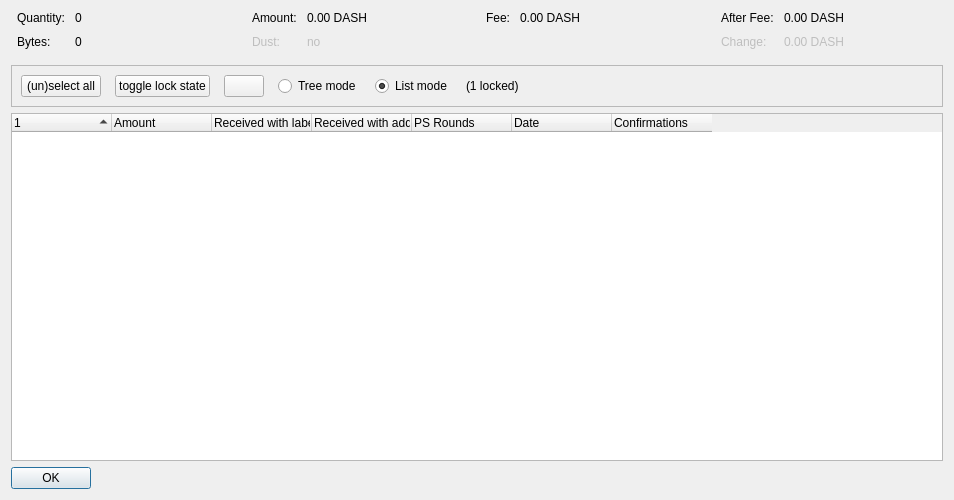
<?xml version="1.0" encoding="UTF-8"?>
<ui version="4.0">
 <class>CoinControlDialog</class>
 <widget class="QDialog" name="CoinControlDialog">
  <property name="geometry">
   <rect>
    <x>0</x>
    <y>0</y>
    <width>954</width>
    <height>500</height>
   </rect>
  </property>
  <property name="windowTitle">
   <string>Coin Selection</string>
  </property>
  <layout class="QVBoxLayout" name="verticalLayout">
   <item>
    <layout class="QHBoxLayout" name="horizontalLayoutTop" stretch="0,0,0,0">
     <property name="topMargin">
      <number>0</number>
     </property>
     <property name="bottomMargin">
      <number>10</number>
     </property>
     <item>
      <layout class="QFormLayout" name="formLayoutCoinControl1">
       <property name="horizontalSpacing">
        <number>10</number>
       </property>
       <property name="verticalSpacing">
        <number>10</number>
       </property>
       <property name="leftMargin">
        <number>6</number>
       </property>
       <property name="rightMargin">
        <number>6</number>
       </property>
       <item row="0" column="0">
        <widget class="QLabel" name="labelCoinControlQuantityText">
         <property name="text">
          <string>Quantity:</string>
         </property>
        </widget>
       </item>
       <item row="0" column="1">
        <widget class="QLabel" name="labelCoinControlQuantity">
         <property name="cursor">
          <cursorShape>IBeamCursor</cursorShape>
         </property>
         <property name="contextMenuPolicy">
          <enum>Qt::ActionsContextMenu</enum>
         </property>
         <property name="text">
          <string notr="true">0</string>
         </property>
         <property name="textInteractionFlags">
          <set>Qt::LinksAccessibleByMouse|Qt::TextSelectableByKeyboard|Qt::TextSelectableByMouse</set>
         </property>
        </widget>
       </item>
       <item row="1" column="0">
        <widget class="QLabel" name="labelCoinControlBytesText">
         <property name="text">
          <string>Bytes:</string>
         </property>
        </widget>
       </item>
       <item row="1" column="1">
        <widget class="QLabel" name="labelCoinControlBytes">
         <property name="cursor">
          <cursorShape>IBeamCursor</cursorShape>
         </property>
         <property name="contextMenuPolicy">
          <enum>Qt::ActionsContextMenu</enum>
         </property>
         <property name="text">
          <string notr="true">0</string>
         </property>
         <property name="textInteractionFlags">
          <set>Qt::LinksAccessibleByMouse|Qt::TextSelectableByKeyboard|Qt::TextSelectableByMouse</set>
         </property>
        </widget>
       </item>
      </layout>
     </item>
     <item>
      <layout class="QFormLayout" name="formLayoutCoinControl2">
       <property name="horizontalSpacing">
        <number>10</number>
       </property>
       <property name="verticalSpacing">
        <number>10</number>
       </property>
       <property name="leftMargin">
        <number>6</number>
       </property>
       <property name="rightMargin">
        <number>6</number>
       </property>
       <item row="0" column="0">
        <widget class="QLabel" name="labelCoinControlAmountText">
         <property name="text">
          <string>Amount:</string>
         </property>
        </widget>
       </item>
       <item row="0" column="1">
        <widget class="QLabel" name="labelCoinControlAmount">
         <property name="cursor">
          <cursorShape>IBeamCursor</cursorShape>
         </property>
         <property name="contextMenuPolicy">
          <enum>Qt::ActionsContextMenu</enum>
         </property>
         <property name="text">
          <string notr="true">0.00 DASH</string>
         </property>
         <property name="textInteractionFlags">
          <set>Qt::LinksAccessibleByMouse|Qt::TextSelectableByKeyboard|Qt::TextSelectableByMouse</set>
         </property>
        </widget>
       </item>
       <item row="1" column="0">
        <widget class="QLabel" name="labelCoinControlLowOutputText">
         <property name="enabled">
          <bool>false</bool>
         </property>
         <property name="text">
          <string>Dust:</string>
         </property>
        </widget>
       </item>
       <item row="1" column="1">
        <widget class="QLabel" name="labelCoinControlLowOutput">
         <property name="enabled">
          <bool>false</bool>
         </property>
         <property name="cursor">
          <cursorShape>IBeamCursor</cursorShape>
         </property>
         <property name="contextMenuPolicy">
          <enum>Qt::ActionsContextMenu</enum>
         </property>
         <property name="text">
          <string notr="true">no</string>
         </property>
         <property name="textInteractionFlags">
          <set>Qt::LinksAccessibleByMouse|Qt::TextSelectableByKeyboard|Qt::TextSelectableByMouse</set>
         </property>
        </widget>
       </item>
      </layout>
     </item>
     <item>
      <layout class="QFormLayout" name="formLayoutCoinControl3">
       <property name="horizontalSpacing">
        <number>10</number>
       </property>
       <property name="verticalSpacing">
        <number>10</number>
       </property>
       <property name="leftMargin">
        <number>6</number>
       </property>
       <property name="rightMargin">
        <number>6</number>
       </property>
       <item row="0" column="0">
        <widget class="QLabel" name="labelCoinControlFeeText">
         <property name="text">
          <string>Fee:</string>
         </property>
        </widget>
       </item>
       <item row="0" column="1">
        <widget class="QLabel" name="labelCoinControlFee">
         <property name="cursor">
          <cursorShape>IBeamCursor</cursorShape>
         </property>
         <property name="contextMenuPolicy">
          <enum>Qt::ActionsContextMenu</enum>
         </property>
         <property name="text">
          <string notr="true">0.00 DASH</string>
         </property>
         <property name="textInteractionFlags">
          <set>Qt::LinksAccessibleByMouse|Qt::TextSelectableByKeyboard|Qt::TextSelectableByMouse</set>
         </property>
        </widget>
       </item>
      </layout>
     </item>
     <item>
      <layout class="QFormLayout" name="formLayoutCoinControl4">
       <property name="horizontalSpacing">
        <number>10</number>
       </property>
       <property name="verticalSpacing">
        <number>10</number>
       </property>
       <property name="leftMargin">
        <number>6</number>
       </property>
       <property name="rightMargin">
        <number>6</number>
       </property>
       <item row="0" column="0">
        <widget class="QLabel" name="labelCoinControlAfterFeeText">
         <property name="text">
          <string>After Fee:</string>
         </property>
        </widget>
       </item>
       <item row="0" column="1">
        <widget class="QLabel" name="labelCoinControlAfterFee">
         <property name="cursor">
          <cursorShape>IBeamCursor</cursorShape>
         </property>
         <property name="contextMenuPolicy">
          <enum>Qt::ActionsContextMenu</enum>
         </property>
         <property name="text">
          <string notr="true">0.00 DASH</string>
         </property>
         <property name="textInteractionFlags">
          <set>Qt::LinksAccessibleByMouse|Qt::TextSelectableByKeyboard|Qt::TextSelectableByMouse</set>
         </property>
        </widget>
       </item>
       <item row="1" column="0">
        <widget class="QLabel" name="labelCoinControlChangeText">
         <property name="enabled">
          <bool>false</bool>
         </property>
         <property name="text">
          <string>Change:</string>
         </property>
        </widget>
       </item>
       <item row="1" column="1">
        <widget class="QLabel" name="labelCoinControlChange">
         <property name="enabled">
          <bool>false</bool>
         </property>
         <property name="cursor">
          <cursorShape>IBeamCursor</cursorShape>
         </property>
         <property name="contextMenuPolicy">
          <enum>Qt::ActionsContextMenu</enum>
         </property>
         <property name="text">
          <string notr="true">0.00 DASH</string>
         </property>
         <property name="textInteractionFlags">
          <set>Qt::LinksAccessibleByMouse|Qt::TextSelectableByKeyboard|Qt::TextSelectableByMouse</set>
         </property>
        </widget>
       </item>
      </layout>
     </item>
    </layout>
   </item>
   <item>
    <widget class="QFrame" name="frame">
     <property name="minimumSize">
      <size>
       <width>0</width>
       <height>40</height>
      </size>
     </property>
     <property name="frameShape">
      <enum>QFrame::StyledPanel</enum>
     </property>
     <property name="frameShadow">
      <enum>QFrame::Sunken</enum>
     </property>
     <layout class="QHBoxLayout" name="horizontalLayout">
      <item>
       <layout class="QHBoxLayout" name="horizontalLayoutPanel" stretch="0,0,0,0,0,0,0">
        <property name="spacing">
         <number>14</number>
        </property>
        <item>
         <widget class="QPushButton" name="pushButtonSelectAll">
          <property name="sizePolicy">
           <sizepolicy hsizetype="Maximum" vsizetype="Fixed">
            <horstretch>0</horstretch>
            <verstretch>0</verstretch>
           </sizepolicy>
          </property>
          <property name="text">
           <string>(un)select all</string>
          </property>
          <property name="autoDefault">
           <bool>false</bool>
          </property>
         </widget>
        </item>
        <item>
         <widget class="QPushButton" name="pushButtonToggleLock">
          <property name="sizePolicy">
           <sizepolicy hsizetype="Maximum" vsizetype="Fixed">
            <horstretch>0</horstretch>
            <verstretch>0</verstretch>
           </sizepolicy>
          </property>
          <property name="text">
           <string>toggle lock state</string>
          </property>
          <property name="autoDefault">
           <bool>false</bool>
          </property>
         </widget>
        </item>
        <item>
         <widget class="QPushButton" name="hideButton">
          <property name="sizePolicy">
           <sizepolicy hsizetype="Maximum" vsizetype="Fixed">
            <horstretch>0</horstretch>
            <verstretch>0</verstretch>
           </sizepolicy>
          </property>
          <property name="text">
           <string/>
          </property>
          <property name="autoDefault">
           <bool>false</bool>
          </property>
         </widget>
        </item>
        <item>
         <widget class="QRadioButton" name="radioTreeMode">
          <property name="sizePolicy">
           <sizepolicy hsizetype="Maximum" vsizetype="Fixed">
            <horstretch>0</horstretch>
            <verstretch>0</verstretch>
           </sizepolicy>
          </property>
          <property name="text">
           <string>Tree mode</string>
          </property>
         </widget>
        </item>
        <item>
         <widget class="QRadioButton" name="radioListMode">
          <property name="sizePolicy">
           <sizepolicy hsizetype="Maximum" vsizetype="Fixed">
            <horstretch>0</horstretch>
            <verstretch>0</verstretch>
           </sizepolicy>
          </property>
          <property name="text">
           <string>List mode</string>
          </property>
          <property name="checked">
           <bool>true</bool>
          </property>
         </widget>
        </item>
        <item>
         <widget class="QLabel" name="labelLocked">
          <property name="text">
           <string>(1 locked)</string>
          </property>
         </widget>
        </item>
        <item>
         <spacer name="horizontalSpacer">
          <property name="orientation">
           <enum>Qt::Horizontal</enum>
          </property>
          <property name="sizeHint" stdset="0">
           <size>
            <width>40</width>
            <height>20</height>
           </size>
          </property>
         </spacer>
        </item>
       </layout>
      </item>
     </layout>
    </widget>
   </item>
   <item>
    <widget class="CoinControlTreeWidget" name="treeWidget">
     <property name="contextMenuPolicy">
      <enum>Qt::CustomContextMenu</enum>
     </property>
     <property name="sortingEnabled">
      <bool>false</bool>
     </property>
     <property name="columnCount">
      <number>7</number>
     </property>
     <attribute name="headerShowSortIndicator" stdset="0">
      <bool>true</bool>
     </attribute>
     <attribute name="headerStretchLastSection">
      <bool>false</bool>
     </attribute>
     <column>
      <property name="text">
       <string/>
      </property>
     </column>
     <column>
      <property name="text">
       <string>Amount</string>
      </property>
     </column>
     <column>
      <property name="text">
       <string>Received with label</string>
      </property>
     </column>
     <column>
      <property name="text">
       <string>Received with address</string>
      </property>
     </column>
     <column>
      <property name="text">
       <string>PS Rounds</string>
      </property>
     </column>
     <column>
      <property name="text">
       <string>Date</string>
      </property>
     </column>
     <column>
      <property name="text">
       <string>Confirmations</string>
      </property>
      <property name="toolTip">
       <string>Confirmed</string>
      </property>
     </column>
    </widget>
   </item>
   <item>
    <widget class="QDialogButtonBox" name="buttonBox">
     <property name="sizePolicy">
      <sizepolicy hsizetype="Maximum" vsizetype="Fixed">
       <horstretch>0</horstretch>
       <verstretch>0</verstretch>
      </sizepolicy>
     </property>
     <property name="orientation">
      <enum>Qt::Horizontal</enum>
     </property>
     <property name="standardButtons">
      <set>QDialogButtonBox::Ok</set>
     </property>
    </widget>
   </item>
  </layout>
 </widget>
 <customwidgets>
  <customwidget>
   <class>CoinControlTreeWidget</class>
   <extends>QTreeWidget</extends>
   <header>qt/coincontroltreewidget.h</header>
  </customwidget>
 </customwidgets>
 <resources/>
 <connections/>
</ui>
